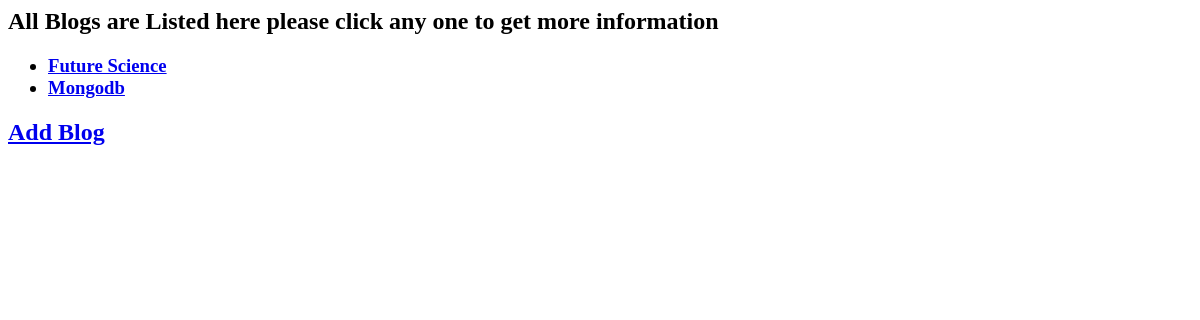
The page /blogs/ on the database as committed earlier.
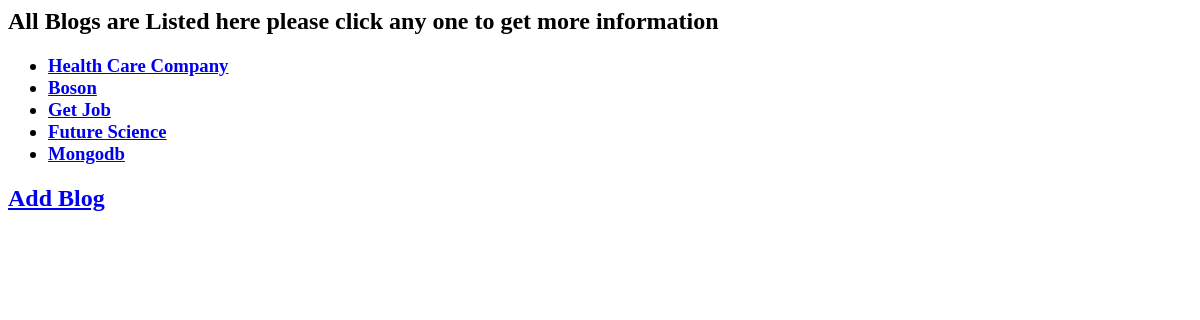
The same page on the database as committed later.
### blogs/models.py (models this page shows, shortened)
class Blog(models.Model):
    BUILDING_MATERIALS = (
        ('Genral', 'Genral'),
        ('Science', 'Science'),
        ('IT Scotor', 'IT Scotor'),
        ('History', 'History'),
        ('New Teachnology', 'New Teachnology'),
    )
    Blog_Title = models.CharField(max_length=200)
    Blog_Field = models.CharField(
        max_length=100, choices=BUILDING_MATERIALS, null=False)
    URL = models.URLField()
    Blog_Description = models.TextField()
    pub_date = models.CharField(max_length=40)
    Like = models.IntegerField(default=0)

### blogs/views.py (the view, shortened to what this page needs)
def index(request):
    if request.POST == {}:
        latest_blog_list = Blog.objects.order_by('-pub_date')[:5]
        context = {'latest_blog_list': latest_blog_list}
        return render(request, 'blogs/index.html', context)

### templates/blogs/index.html
<h2>All Blogs are Listed here please click any one to get more information</h2>
<h3>
{% if latest_blog_list %}
    <ul>
    {% for blog in latest_blog_list %}
        <li><a href="{% url 'blogs:detail' blog.id %}">{{ blog.Blog_Title }}</a></li>
    {% endfor %}
    </ul>
{% else %}
    <p>No blog are available.</p>
{% endif %}
</h3>
<h2><a href="{% url 'blogs:addblock' %}">Add Blog</a></h2>

Rows that differ between the two databases and show on the page:
added Blog: Blog_Title "Health Care Company"
added Blog: Blog_Title "Boson"
added Blog: Blog_Title "Get Job"
